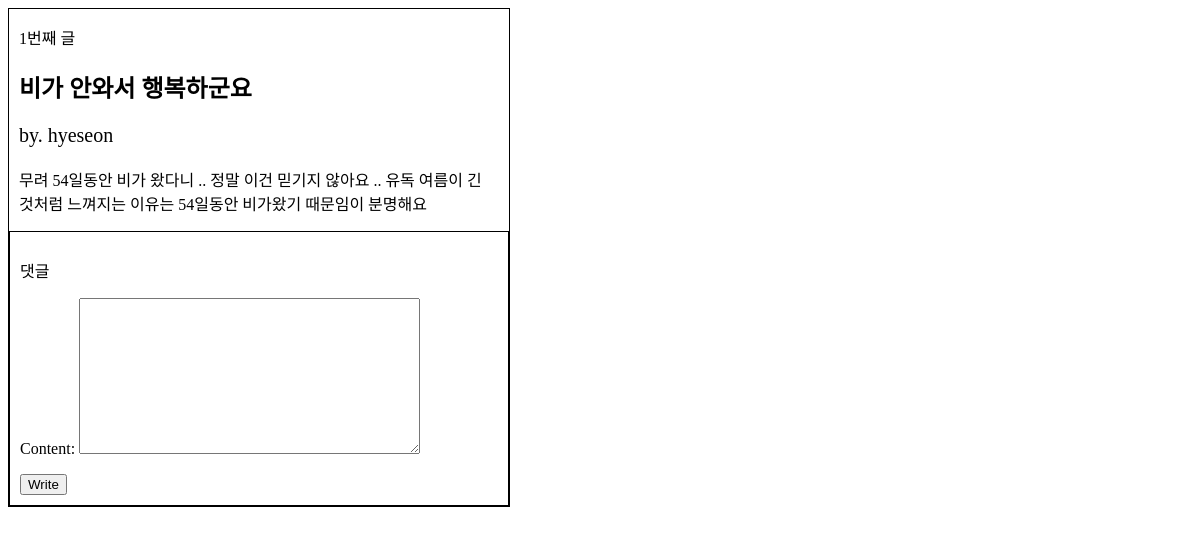
The app's page /1/, older data.
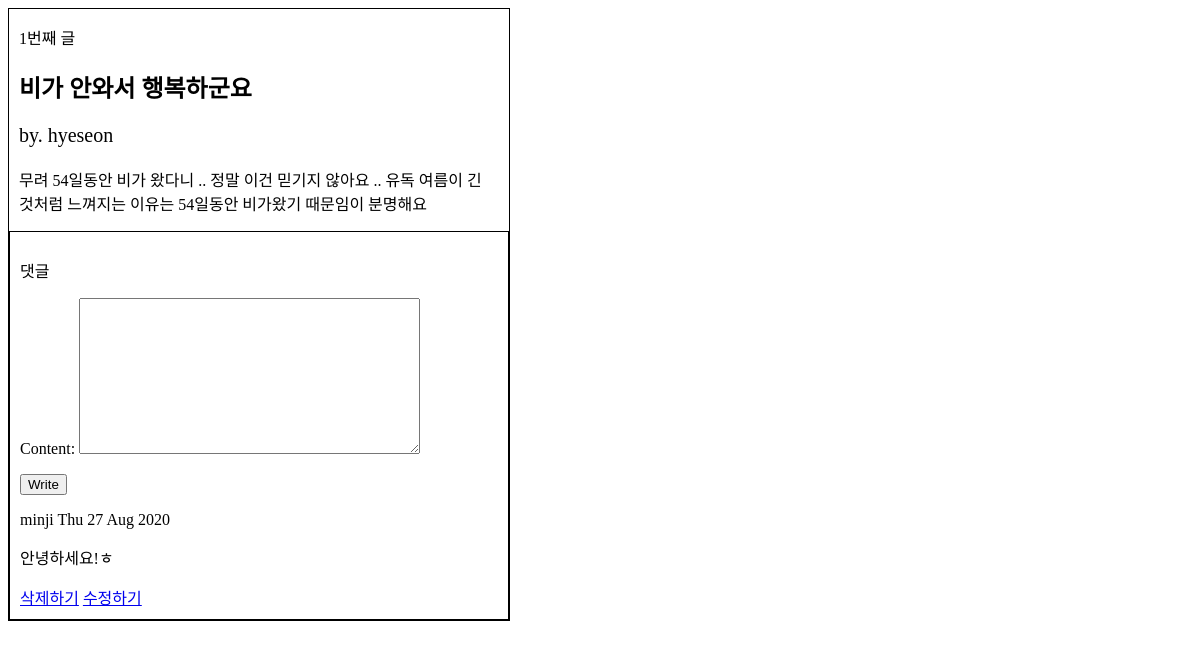
The same page, newer data.
### main/models.py (models this page shows, shortened)
class Post(models.Model):
    title = models.CharField(max_length=200)
    content = models.TextField()
    updated_at=models.DateTimeField(auto_now=True)
    author = models.ForeignKey(settings.AUTH_USER_MODEL, on_delete=models.CASCADE)

class Comment(models.Model):
    content = models.TextField()
    author = models.ForeignKey(settings.AUTH_USER_MODEL, on_delete=models.CASCADE)
    post = models.ForeignKey(Post, on_delete=models.CASCADE)
    created = models.DateTimeField(auto_now_add=True)

### account/models.py (models this page shows)
class CustomUser(AbstractUser):
    name = models.CharField(max_length=50)
    nickname=models.CharField(max_length=100)
    age= models.PositiveIntegerField(null=True, blank=True)
    followers = models.ManyToManyField(settings.AUTH_USER_MODEL, related_name='following')

### main/views.py (the view)
# urls.py: path('<int:pk>/', views.DetailView.as_view(), name='detail'),
class DetailView(generic.DetailView):
    model = Post #queryset = Post.objects.all()이랑 같은 기능
    template_name = 'detail.html'
    context_object_name='ppost'
    def get_context_data(self, **kwargs):
        context_data = super(DetailView, self).get_context_data(**kwargs)
        context_data['form']=CommentForm()
        context_data['comments']=self.object.comment_set.all()
        return context_data

### main/forms.py
class CommentForm(forms.ModelForm):
    class Meta:
        model=Comment
        fields=('content',)

### main/templates/detail.html (shortened to what this page needs)
<!DOCTYPE html>
<html lang="en">
<head>
</head>
<body>
    <div class='box'>
        <div class="content">
            <p> {{ppost.id}}번째 글</p>
            <h2>{{ppost.title}}</h2>
            <p class="author">by. {{ppost.author}}</p>
            <p class="body">{{ppost.content}}</p>
        </div>
        <div class="comment">
            <p>댓글</p>
           <form action = "{% url 'comment_create' ppost.id %}" method ="POST">
               {{ form.as_p }}
               <input type ="submit" value ="Write">
            </form>
            {% for comment in comments %}
            <p>{{comment.author}} {{comment.created|date:"D d M Y"}}</p>
            <p>{{comment.content}}</p>
            <a href ="{% url 'comment_delete' ppost.id comment.id %}">삭제하기</a>
            <a href ="{% url 'comment_update' ppost.id comment.id %}">수정하기</a>
            {% endfor %}
        </div>
    </div>
</body>
</html>

### main/templates/detail.html (style rules this page uses)
.box { width: 500px; height: auto; border: 1px solid black; }
.content { margin: 10px; }
.author { font-size: 20px; }
.comment { width: auto; height: auto; padding: 10px; border: 1px solid black; }

Row changes from the older to the newer data that the page shows:
added Comment: author "minji", created "Thu 27 Aug 2020", content "안녕하세요!ㅎ"
